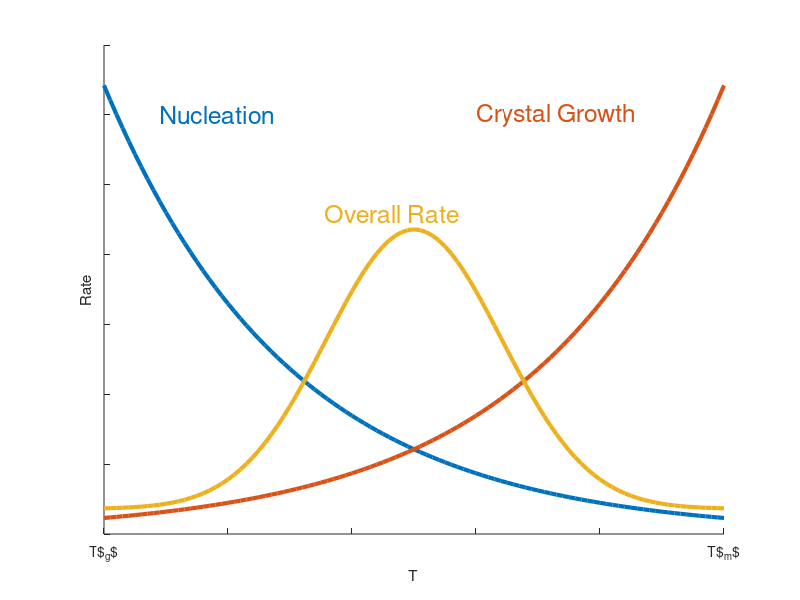

Recreate this plot in MATLAB. (Note: this script raises an error after producing the figure.)
close all

figure 
hold on
T = 0:.1:10;

nucleation = exp(-(T-3.5)/3);
crystal_growth = exp((T-6.5)/3);
sum = 2*exp(-(T-5).^2/4) + .18;

plot(T, nucleation, 'LineWidth', 3.0)
plot(T, crystal_growth, 'LineWidth', 3.0)
plot(T, sum, 'LineWidth', 3.0)

% ylim([0,2.2])

xlabel('T')
ylabel('Rate')

set(gca, 'YtickLabel','')
set(gca,'XtickLabel',{'T$_g$','','','','','T$_m$'})

text(.9,3, 'Nucleation', 'Color', [0,0.4470, 0.7410], 'Fontsize', 18)
text(6,3, 'Crystal Growth', 'Color', [0.8500, 0.3250, 0.0980], 'Fontsize', 18)
text(3.55,2.3, 'Overall Rate', 'Color', [0.9290, 0.6940, 0.1250], 'Fontsize', 18)


addGradient(gcf, 'rangeLow', 0, 'rangeHigh',100,'colormap', 'reds', 'alpha', .1, 'inverse', 1)